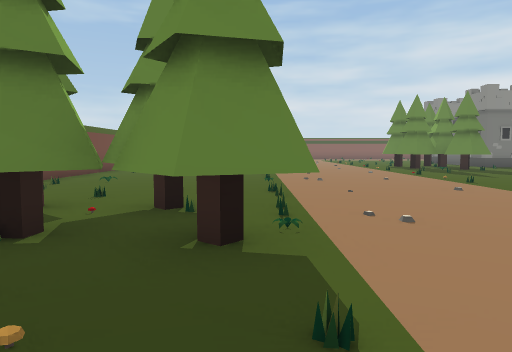
[1] (above)

24 first-person views from a walk through a scene from a Unity 3-D project. The camera is 1.4 m above the floor, tilts 4° down and sees 70° across. The floor is counted in squares, 2 m on a side. Each view is taken from the middle of a square. On the plan, view 1 faces up. The plan holds only what a view shows up to about 11 squares ahead; the rest is blank. The place goes on beyond the plan.

[2]
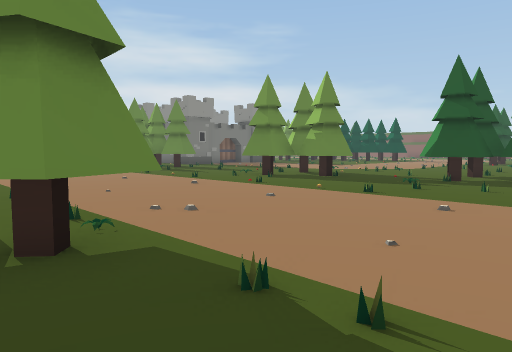

[3]
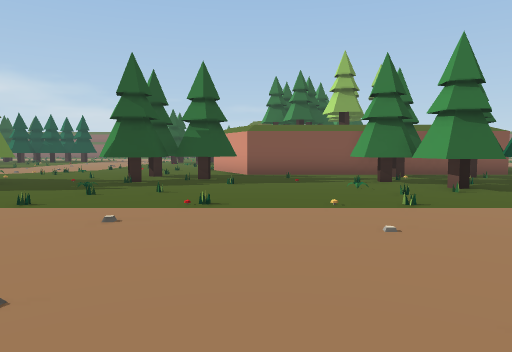

[4]
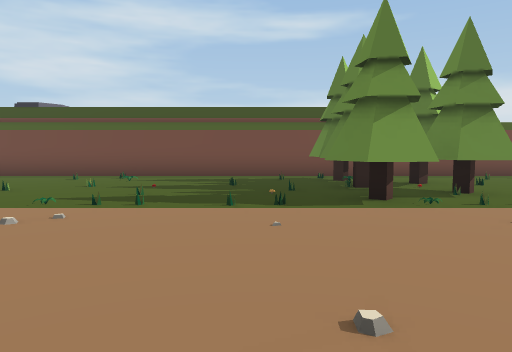

[5]
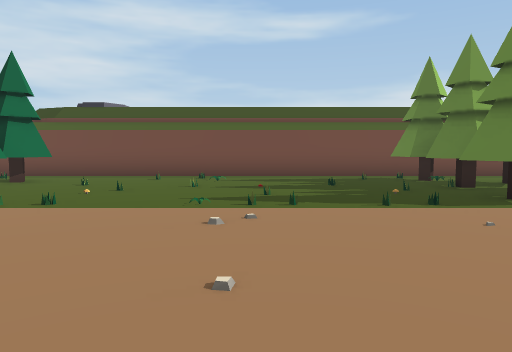

[6]
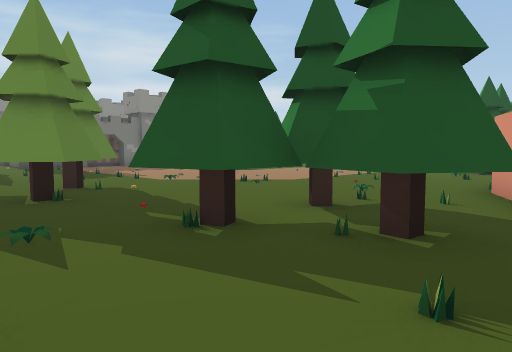

[7]
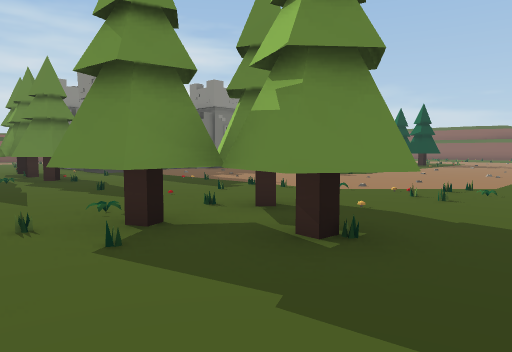

[8]
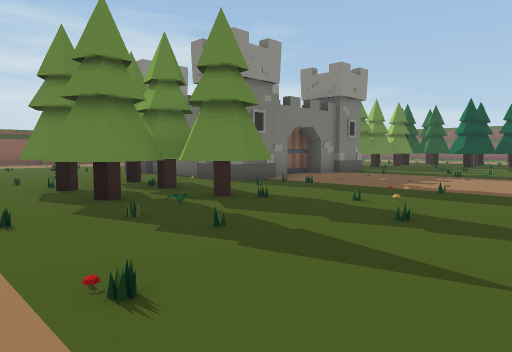

[9]
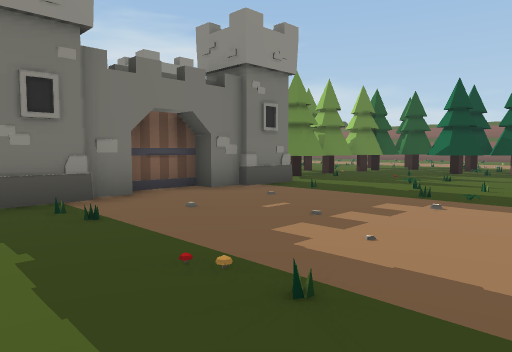

[10]
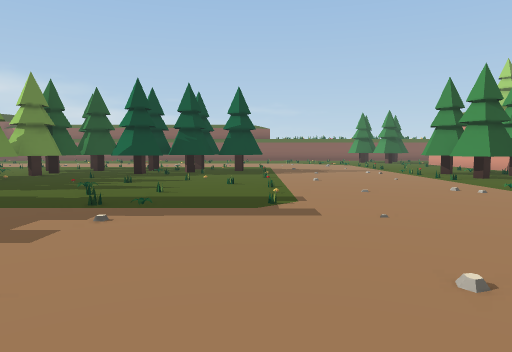

[11]
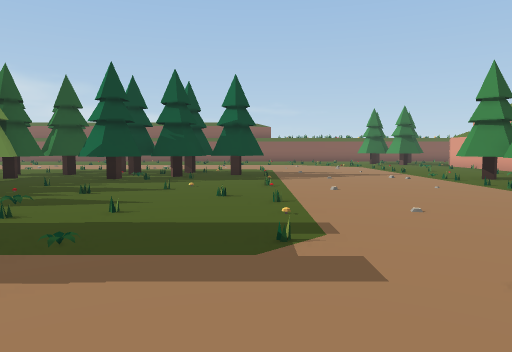

[12]
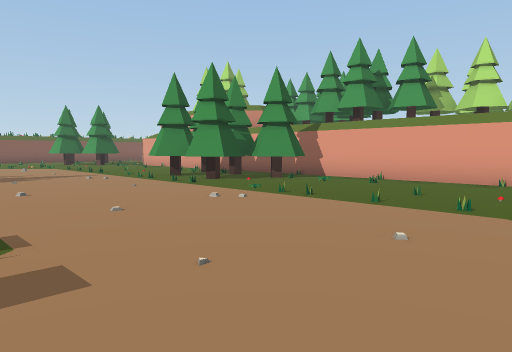

[13]
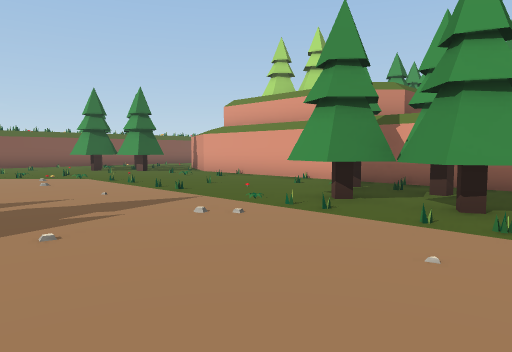

[14]
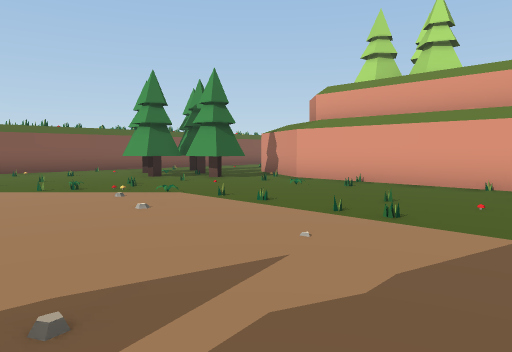

[15]
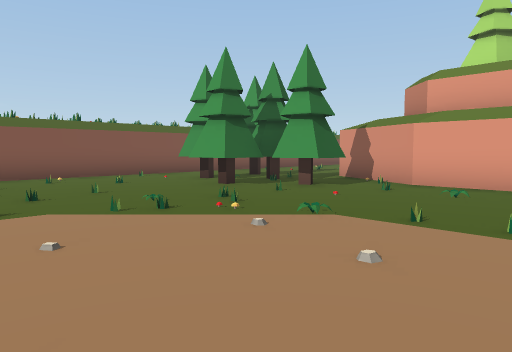

[16]
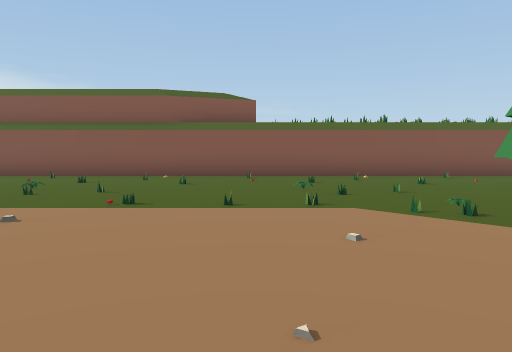

[17]
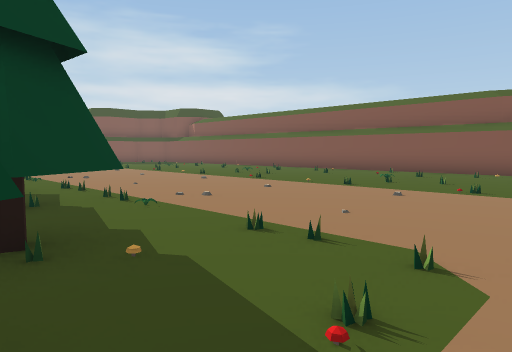

[18]
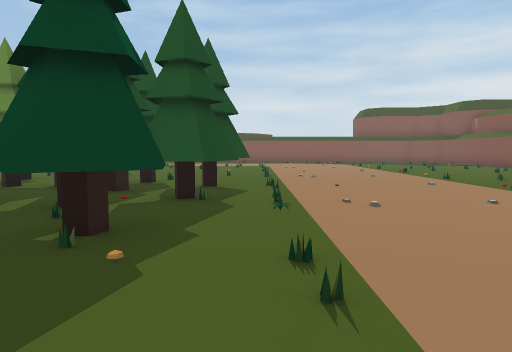

[19]
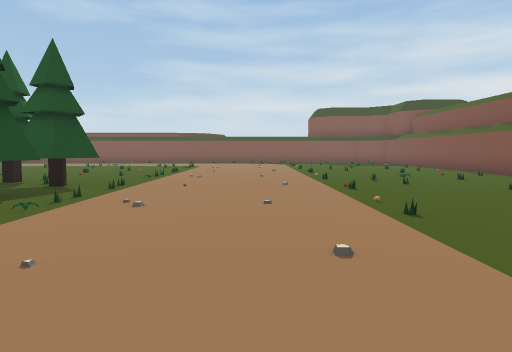

[20]
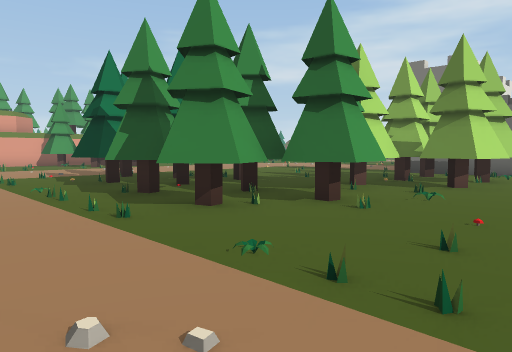

[21]
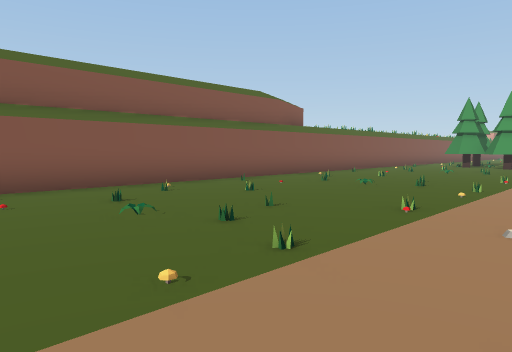

[22]
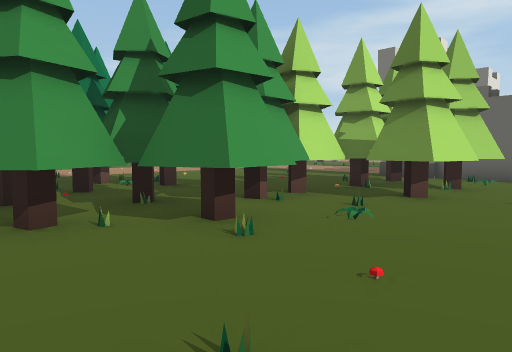

[23]
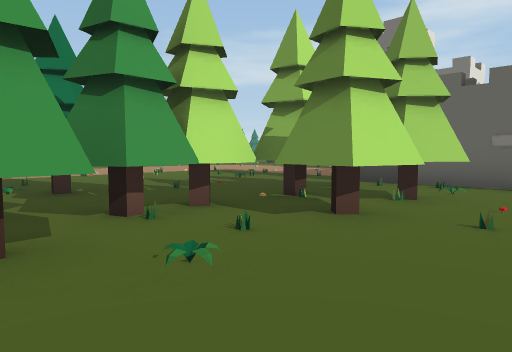

[24]
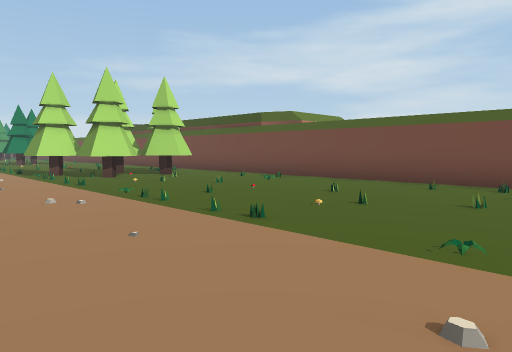

### Floor plan
Key: @ floor where view 1 was taken; # wall or solid block; . floor; T tree; G gate; W tower; O other object.
Columns run from 5 left of view 1 to 35 right of it. Each row starts with its distance up from view 1.
 20            ... O    W   ................#
 19            ....O    W...................#
 18            ....#    #. TTT.T............#
 17           ...T.#    #.TTTT.TTT..........#
 16           .TTT.##GG##TTTTT#TTTT.........#
 15           .TTT.............TTT..........#
 14      .... .TTT............#T#T..........#
 13 #........ ..T#............TTT...........#
 12 #..........................TT#..........#
 11 #..........................TT...........#
 10 #..........................TT...........#
  9 #.......................................#
  8 #........... T..........................#
  7 #..........TTTT.........................#
  6 #...........##..........................#
  5 #.#.#.......T...........T.T.............#
  4 #.TTT...................TTT.........T.T.#
  3 #TTTTT.......TTT.......TTTTT......TTTT#.#
  2 #....T.......TTT.........   ....... TTT #
  1 #.............T..##################..T
  0 #....@..........##                ##.
 -1 #...............#
 -2 #...............#
 -3 #...........    #
 -4 #......     T# ##
 -5 #.....          #
 -6 #.TT            #

Where each view was taken, in squares from view 1:
view 1: 0 up, 0 right, facing up
view 2: 0 up, 1 left, facing up-right
view 3: 0 up, 0 right, facing right
view 4: 1 up, 5 right, facing left
view 5: 1 down, 5 right, facing left
view 6: 0 up, 6 right, facing up-right
view 7: 4 up, 5 right, facing up-right
view 8: 9 up, 4 right, facing up-right
view 9: 10 up, 9 right, facing up-right
view 10: 10 up, 10 right, facing right
view 11: 10 up, 12 right, facing right
view 12: 10 up, 12 right, facing down-right
view 13: 9 up, 18 right, facing down-right
view 14: 9 up, 22 right, facing down-right
view 15: 9 up, 25 right, facing down-right
view 16: 9 up, 25 right, facing right
view 17: 9 up, 23 right, facing up-right
view 18: 9 up, 25 right, facing up
view 19: 9 up, 28 right, facing up
view 20: 20 up, 27 right, facing down-left
view 21: 20 up, 28 right, facing down-right
view 22: 20 up, 25 right, facing down-left
view 23: 20 up, 23 right, facing down-left
view 24: 14 up, 3 right, facing down-left
